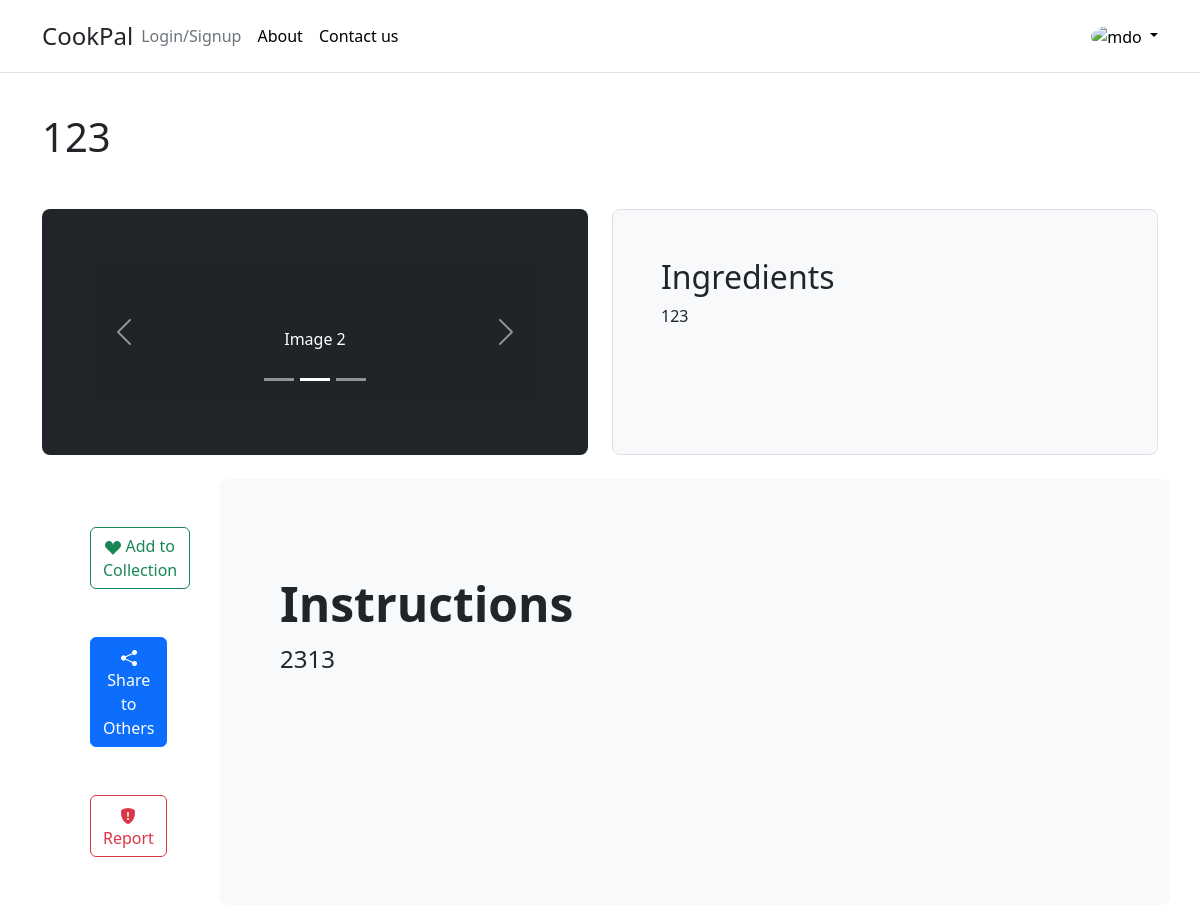
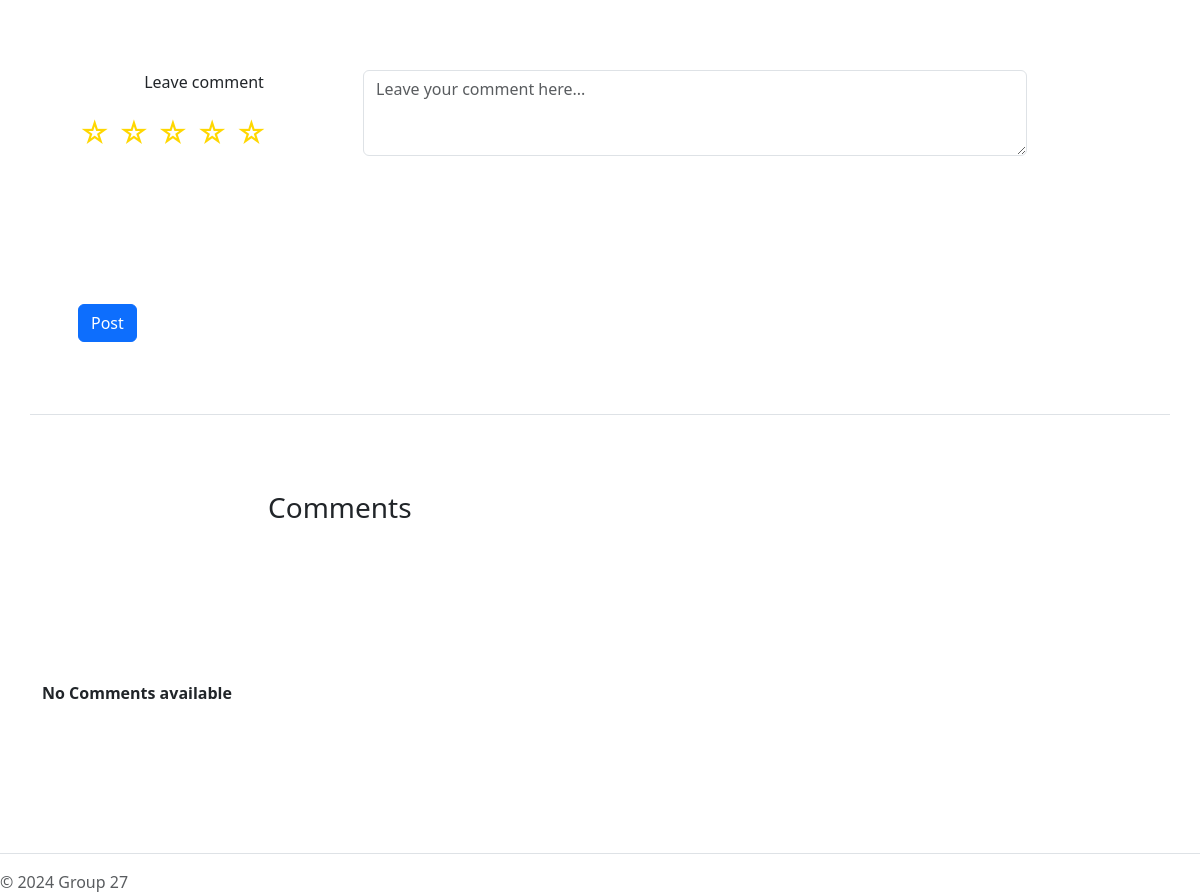
The page /recipe/123/ (signed in) on the database its author committed (2 pictures, top to bottom).
### app/models.py (models this page shows, shortened)
class Recipe(models.Model):
    RecipeID = models.CharField(max_length=30, primary_key=True)
    User = models.ForeignKey(UserAccount,related_name="recipes", on_delete=models.CASCADE)
    Image = models.ImageField(upload_to='profile_images', blank=True)
    Title = models.CharField(max_length=50)
    Type = models.CharField(max_length=50)
    Origin = models.CharField(max_length=50)
    Ingredients = models.CharField(max_length=200)
    Instructions = models.CharField(max_length=500)
    PostDate = models.DateTimeField()
    UpdateDate = models.DateTimeField()

### app/views.py (the view, shortened to what this page needs)
# urls.py: path('recipe/<recipeid>/', views.RecipeView.as_view(), name='recipe'),
class RecipeView(View):
    def get_recipe_details(self, recipeid):
        try:
            recipe = Recipe.objects.get(RecipeID=recipeid)
        except Recipe.DoesNotExist:
            return None
        return recipe
    def get(self, request, recipeid):
        print("RECIPE PAGE")
        currentRecipe = self.get_recipe_details(recipeid)
        user = User.objects.get(username=request.user.username)
        if currentRecipe is None:
            return HttpResponse("INVALID RECIPE")
        context = {'recipe_name': currentRecipe.Title,
                   'ingredients': currentRecipe.Ingredients,
                   'instructions': currentRecipe.Instructions,
                   'recipeID': currentRecipe.RecipeID,
                   'username': request.user.username}
        print(context)
        return render(request, 'app/recipe.html', context=context)

### templates/app/recipe.html (shortened to what this page needs)
<!DOCTYPE html>
<html lang="en">
<head>
    <link href="https://cdn.jsdelivr.net/npm/bootstrap@5.3.3/dist/css/bootstrap.min.css" rel="stylesheet">
    <link rel="stylesheet" href="https://cdn.jsdelivr.net/npm/bootstrap-icons@1.11.3/font/bootstrap-icons.min.css">
    <link rel="stylesheet" href="style.css">
</head>
<body>
    <header class="p-3 mb-3 border-bottom">
        <div class="container">
          <div class="d-flex flex-wrap align-items-center justify-content-center justify-content-lg-start">
            <span class="fs-4">CookPal</span>
            <ul class="nav col-12 col-lg-auto me-lg-auto mb-2 justify-content-center mb-md-0">
              <li><a href="#" class="nav-link px-2 link-secondary">Login/Signup</a></li>
              <li><a href="{% url 'app:about' %}" class="nav-link px-2 link-body-emphasis">About</a></li>
              <li><a href="{% url 'app:contactus' %}" class="nav-link px-2 link-body-emphasis">Contact us</a></li>
            </ul>
            <div class="dropdown text-end">
              <a href="#" class="d-block link-body-emphasis text-decoration-none dropdown-toggle" data-bs-toggle="dropdown" aria-expanded="false">
                <img src="https://github.com/mdo.png" alt="mdo" width="32" height="32" class="rounded-circle">
              </a>
            </div>
          </div>
        </div>
    </header>
      <main>
        <div class="container py-4 border-bottom">
            <h1 class="mb-5">{{ recipe_name }}</h1>
            <div class="row align-items-md-stretch">
                <div class="col-md-6">
                    <div class="h-100 p-5 text-bg-dark rounded-3">
                        <div id="imageCarousel" class="carousel slide mb-6" data-bs-ride="carousel">
                            <div class="carousel-indicators">
                            <button type="button" data-bs-target="#imageCarousel" data-bs-slide-to="0" class="" aria-label="Slide 1"></button>
                            <button type="button" data-bs-target="#imageCarousel" data-bs-slide-to="1" aria-label="Slide 2" class="active" aria-current="true"></button>
                            <button type="button" data-bs-target="#imageCarousel" data-bs-slide-to="2" aria-label="Slide 3" class=""></button>
                            </div>
                            <div class="carousel-inner">
                            <div class="carousel-item active">
                                <svg class="bd-placeholder-img" width="100%" height="100%" xmlns="http://www.w3.org/2000/svg" aria-hidden="true" preserveAspectRatio="xMidYMid slice" focusable="false"><rect width="100%" height="100%" fill="var(--bs-secondary-color)"></rect></svg>
                                <div class="container">
                                <div class="carousel-caption">
                                    <p>Image 2</p>
                                </div>
                                </div>
                            </div>
                            </div>
                            <button class="carousel-control-prev" type="button" data-bs-target="#imageCarousel" data-bs-slide="prev">
                            <span class="carousel-control-prev-icon" aria-hidden="true"></span>
                            </button>
                            <button class="carousel-control-next" type="button" data-bs-target="#imageCarousel" data-bs-slide="next">
                            <span class="carousel-control-next-icon" aria-hidden="true"></span>
                            </button>
                        </div>
                    </div>
                </div>
                <div class="col-md-6">
                    <div class="h-100 p-5 bg-body-tertiary border rounded-3">
                        <h2>Ingredients</h2>
                        <p>{{ ingredients }}</p>
                    </div>
                </div>
            </div>
            <div class="row align-items-md-stretch">
                <div class="col-md-2">
                    <div class="mt-4 h-100 p-5 rounded-3">
                        <button type="button" class="btn btn-outline-success">
                            <svg xmlns="http://www.w3.org/2000/svg" width="16" height="16" fill="currentColor" class="bi bi-suit-heart-fill" viewBox="0 0 16 16">
                                <path d="M4 1c2.21 0 4 1.755 4 3.92C8 2.755 9.79 1 12 1s4 1.755 4 3.92c0 3.263-3.234 4.414-7.608 9.608a.513.513 0 0 1-.784 0C3.234 9.334 0 8.183 0 4.92 0 2.755 1.79 1 4 1"></path>
                            </svg>
                            Add to Collection
                        </button>
                        <button type="button" class="btn btn-primary mt-5">
                            <svg xmlns="http://www.w3.org/2000/svg" width="16" height="16" fill="currentColor" class="bi bi-share-fill" viewBox="0 0 16 16">
                                <path d="M11 2.5a2.5 2.5 0 1 1 .603 1.628l-6.718 3.12a2.5 2.5 0 0 1 0 1.504l6.718 3.12a2.5 2.5 0 1 1-.488.876l-6.718-3.12a2.5 2.5 0 1 1 0-3.256l6.718-3.12A2.5 2.5 0 0 1 11 2.5"></path>
                            </svg>
                            Share to Others
                        </button>
                        <button type="button" class="btn btn-outline-danger mt-5" onclick="window.location.href='{% url 'app:report' recipeID %}';">
                            Report
                          </button>
                    </div>
                </div>
                <div class="p-5 mt-4 col-md-10 bg-body-tertiary rounded-3">
                    <div class="container-fluid py-5">
                        <h1 class="display-5 fw-bold">Instructions</h1>
                        <p class="col-md-8 fs-4">{{ instructions }}</p>
                    </div>
                </div>
            </div>
            <form>
                <div class="row align-items-md-stretch">
                    <div class="rating p-5 mt-4 col-md-3">
                        <p class="col-md-8 fs-6 text-center">Leave comment</p>
                        <span class="star" data-value="5">☆</span>
                        <span class="star" data-value="4">☆</span>
                        <span class="star" data-value="3">☆</span>
                        <span class="star" data-value="2">☆</span>
                        <span class="star" data-value="1">☆</span>
                    </div>
                    <div class="comment p-5 mt-4 col-md-8">
                        <textarea class="form-control" id="comment" placeholder="Leave your comment here..." rows="3"></textarea>
                    </div>
                    <div class="commentPost p-5 mt-5 col-md-1">
                        <button type="submit" class="btn btn-primary mt-1">Post</button>
                    </div>
                </div>
            </form>
        </div>
        <div class="container py-4">
            <div class="row align-items-md-stretch">
                <div class="p-5 mt-1 col-md-2"></div>
                <div class="p-5 mt-1 col-md-10"><h3>Comments</h3></div>
                <div class="p-5 mt-1 col-md-2"></div>
                {% if comments %}
                {% for comment in comments %}
                <div class="p-5 mt-1 col-md-8 bg-body-tertiary rounded-3">
                    <h5>comment.User.Name</h5>
                    <span class="star" data-value="1">☆</span>
                    <span class="star" data-value="2">☆</span>
                    <span class="star" data-value="3">☆</span>
                    <span class="star" data-value="4">☆</span>
                    <span class="star" data-value="5">☆</span>
                    <p class="fs-6">comment.Comment </p>
                    <p class="dateInComment">comment.CommentDate</p>
                    <button type="button" class="replybtn btn-link" data-comment-id="comment1-reply">Reply</button>
                    <div class="reply-form" id="comment1-reply" style="display:none;">
                        <textarea placeholder="Write reply..."></textarea>
                        <button class="submit-reply">Submit</button>
                    </div>
                </div>
                {% endfor %}
                {% else %}
                <strong>No Comments available</strong>
                {% endif %}
                <div class="p-5 mt-1 col-md-2"></div>
            </div>
        </div>
        <footer class="pt-3 mt-4 text-body-secondary border-top">
            © 2024 Group 27
        </footer>
      </main>
</body>
</html>

### templates/app/style.css (style rules this page uses)
.rating { direction: rtl; unicode-bidi: bidi-override; font-size: 30px; }
.star { cursor: pointer; color: gold; }

### rows shown on the page
Recipe: Title "123", Ingredients "123", Instructions "2313"
